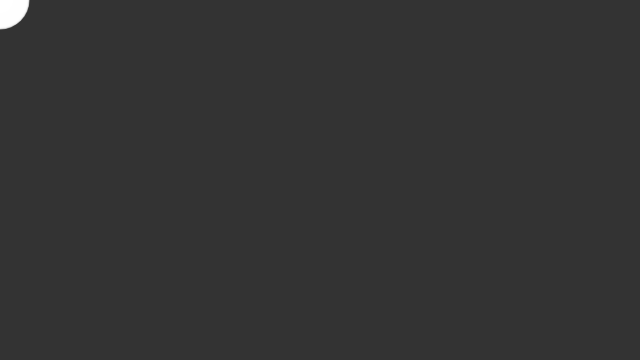
Frame 1 (no input)
Frame 60 (no input): identical to frame 1, image omitted
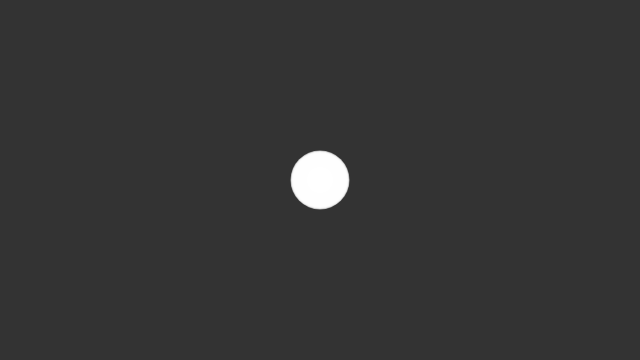
Frame 120 (the mouse pressed at the canvas centre since frame 60)

The p5.js sketch that drew these frames (run headless with seeded random() and noise() and a simulated clock; from frame 60 on, the mouse is pressed at the canvas centre):

// p5.js sketch
// ── sketch.js
// https://editor.p5js.org/jht9629-nyu/sketches/xM9WSCoMi
// storinginput - from java

// https://processing.org/examples/storinginput.html
/**
 * Storing Input. 
 * 
 * Move the mouse across the screen to change the position
 * of the circles. The positions of the mouse are recorded
 * into an array and played back every frame. Between each
 * frame, the newest value are added to the end of each array
 * and the oldest value is deleted. 
 */
 
let num = 60;
let mx = new Array(num).fill(0);
let my = new Array(num).fill(0);

function setup() {
  createCanvas(640, 360);
  noStroke();
  fill(255, 153); 
}

function draw() {
  background(51); 
  
  // Cycle through the array, using a different entry on each frame. 
  // Using modulo (%) like this is faster than moving all the values over.
  let which = frameCount % num;
  mx[which] = mouseX;
  my[which] = mouseY;
  
  for (let i = 0; i < num; i++) {
    // which+1 is the smallest (the oldest in the array)
    let index = (which+1 + i) % num;
    ellipse(mx[index], my[index], i, i);
  }
}
